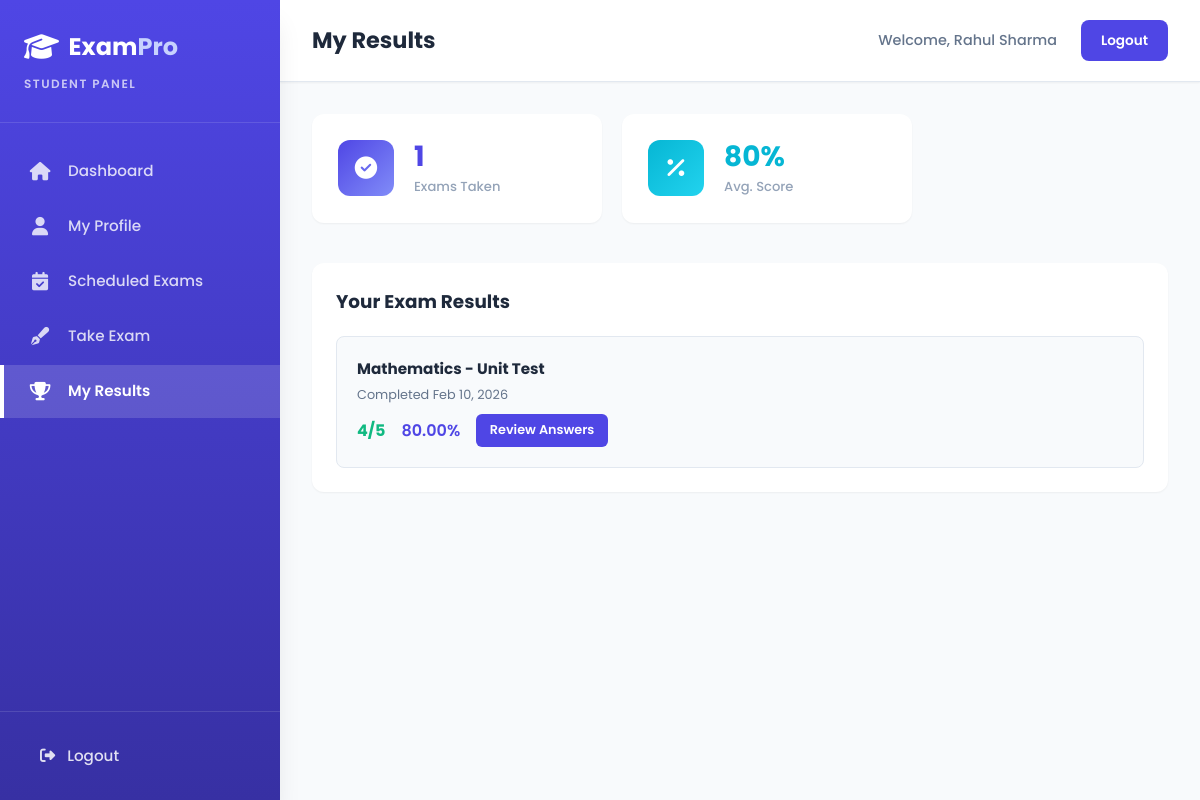
The page /pages/my-results.php (signed in) on the database its author committed.
### tables this page shows
CREATE TABLE IF NOT EXISTS student_exams (
    id INT AUTO_INCREMENT PRIMARY KEY,
    student_id INT NOT NULL,
    exam_id INT NOT NULL,
    score INT DEFAULT 0,
    total INT DEFAULT 0,
    percentage DECIMAL(5,2) DEFAULT 0.00,
    submitted_at TIMESTAMP DEFAULT CURRENT_TIMESTAMP,
    FOREIGN KEY (student_id) REFERENCES students(id) ON DELETE CASCADE,
    FOREIGN KEY (exam_id) REFERENCES exams(id) ON DELETE CASCADE
);

CREATE TABLE IF NOT EXISTS exams (
    id INT AUTO_INCREMENT PRIMARY KEY,
    teacher_id INT NULL,
    title VARCHAR(200) NOT NULL,
    subject VARCHAR(100) NOT NULL,
    semester VARCHAR(50) DEFAULT 'Semester 2',
    total_questions INT NOT NULL,
    duration_minutes INT NOT NULL,
    status ENUM('scheduled', 'active', 'completed') DEFAULT 'scheduled',
    is_active TINYINT(1) NOT NULL DEFAULT 1,
    exam_date DATE NOT NULL,
    created_at TIMESTAMP DEFAULT CURRENT_TIMESTAMP,
    FOREIGN KEY (teacher_id) REFERENCES teachers(id) ON DELETE SET NULL
);

### pages/my-results.php (the view, shortened to what this page needs)
<?php
require_once '../config/db.php';
$student_id = $_SESSION['student_id'];
$total_exams_q = $conn->prepare("SELECT COUNT(*) as c FROM student_exams WHERE student_id = ?");
$total_exams_q->bind_param("i", $student_id);
$total_exams_q->execute();
$total_exams = $total_exams_q->get_result()->fetch_assoc()['c'];
$avg_q = $conn->prepare("SELECT COALESCE(AVG(percentage), 0) as avg_score FROM student_exams WHERE student_id = ?");
$avg_q->bind_param("i", $student_id);
$avg_q->execute();
$avg_score = round($avg_q->get_result()->fetch_assoc()['avg_score']);
$results_q = $conn->prepare("
    SELECT se.*, e.title, e.subject
    FROM student_exams se
    JOIN exams e ON se.exam_id = e.id
    WHERE se.student_id = ?
    ORDER BY se.submitted_at DESC
");
$results_q->bind_param("i", $student_id);
$results_q->execute();
$results = $results_q->get_result();
?>
<!DOCTYPE html>
<html lang="en">
<head>
    <link rel="stylesheet" href="https://cdnjs.cloudflare.com/ajax/libs/font-awesome/6.4.0/css/all.min.css">
    <link rel="stylesheet" href="student-panel.css">
</head>
<body>
    <aside class="sidebar">
        <div class="sidebar-header">
            <a href="../index.html" class="logo"><i class="fas fa-graduation-cap"></i><span>Exam<span class="logo-accent">Pro</span></span></a>
            <span class="panel-label">Student Panel</span>
        </div>
        <nav class="sidebar-nav">
            <a href="student-panel.php" class="nav-item"><i class="fas fa-home"></i><span>Dashboard</span></a>
            <a href="student-profile.php" class="nav-item"><i class="fas fa-user"></i><span>My Profile</span></a>
            <a href="scheduled-exams.php" class="nav-item"><i class="fas fa-calendar-check"></i><span>Scheduled Exams</span></a>
            <a href="take-exam.php" class="nav-item"><i class="fas fa-pen-fancy"></i><span>Take Exam</span></a>
            <a href="my-results.php" class="nav-item active"><i class="fas fa-trophy"></i><span>My Results</span></a>
        </nav>
        <div class="sidebar-footer"><a href="logout.php" class="back-link"><i class="fas fa-sign-out-alt"></i><span>Logout</span></a></div>
    </aside>
    <main class="main-content">
        <header class="topbar">
            <h1>My Results</h1>
            <div class="topbar-actions">
                <span class="user-greeting">Welcome, <?= htmlspecialchars($_SESSION['student_name']) ?></span>
                <a href="logout.php" class="btn btn-login">Logout</a>
            </div>
        </header>
        <div class="dashboard-content">
            <div class="stats-grid" style="max-width: 600px;">
                <div class="stat-card">
                    <div class="stat-icon"><i class="fas fa-check-circle"></i></div>
                    <div class="stat-info">
                        <span class="stat-value"><?= $total_exams ?></span>
                        <span class="stat-label">Exams Taken</span>
                    </div>
                </div>
                <div class="stat-card">
                    <div class="stat-icon"><i class="fas fa-percentage"></i></div>
                    <div class="stat-info">
                        <span class="stat-value"><?= $avg_score ?>%</span>
                        <span class="stat-label">Avg. Score</span>
                    </div>
                </div>
            </div>
            <div class="content-card">
                <h2 class="section-title-inline">Your Exam Results</h2>
                <div class="recent-results-list">
                    <?php if ($results->num_rows > 0): ?>
                        <?php while ($r = $results->fetch_assoc()): ?>
                            <div class="recent-result-item">
                                <div class="result-exam-info">
                                    <h4><?= htmlspecialchars($r['title']) ?></h4>
                                    <p>Completed <?= date('M d, Y', strtotime($r['submitted_at'])) ?></p>
                                </div>
                                <div class="result-summary">
                                    <span class="result-pass"><?= $r['score'] ?>/<?= $r['total'] ?></span>
                                    <span class="result-avg"><?= $r['percentage'] ?>%</span>
                                    <a href="review-answers.php?se_id=<?= $r['id'] ?>" class="btn-small">Review Answers</a>
                                </div>
                            </div>
                        <?php endwhile; ?>
                    <?php else: ?>
                        <p style="color: var(--text-muted); padding: 1rem;">You haven't taken any exams yet. <a href="take-exam.php" style="color: #4F46E5;">Take an exam</a></p>
                    <?php endif; ?>
                </div>
            </div>
        </div>
    </main>
</body>
</html>

### rows shown on the page
student_exams: exam.title "Mathematics - Unit Test", submitted_at "Feb 10, 2026", score "4", total "5", percentage "80.00"

### other values the page prints
$_SESSION['student_name'] "Rahul Sharma"
$total_exams "1"
$avg_score "80"
